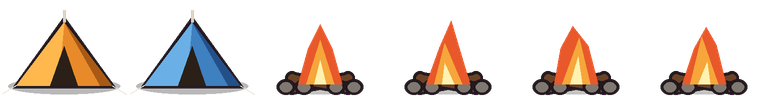
#> input picture godot/assets/world/hd/props.png, 768 x 96 px, found by its file name
$ python godot_barranco.py
#> lines starting #> are read from the running program, lines starting #| are printed output that depends on the picture; after the words box and inside, x2 and y2 are one past the last pixel; in counts of white or black regions, pixels touching at a corner belong together
### tools/art/pixel.py
"""
Shared helpers for the CLIMB UP art scripts: tileable noise, colour ramps,
ordered dithering, and a soft selective outline. Everything is seeded, so
the same script always writes the same pixels.
"""

from pathlib import Path

import numpy as np
from PIL import Image

ROOT = Path(__file__).resolve().parents[2]
OUT = ROOT / "assets" / "hd2d"

BAYER4 = np.array([[0, 8, 2, 10], [12, 4, 14, 6], [3, 11, 1, 9], [15, 7, 13, 5]], dtype=float) / 16.0 - 0.5


def hex_rgb(value: str) -> tuple:
    value = value.lstrip("#")
    return tuple(int(value[i : i + 2], 16) for i in (0, 2, 4))


def ramp(*colors: str) -> np.ndarray:
    return np.array([hex_rgb(c) for c in colors], dtype=np.uint8)


def value_noise(width: int, height: int, cells: int, rng: np.random.Generator, wrap: bool = True) -> np.ndarray:
    """Smooth value noise in 0..1. With wrap=True it tiles seamlessly."""
    cy = max(1, round(cells * height / width))
    grid = rng.random((cy + 1, cells + 1))
    if wrap:
        grid[-1, :] = grid[0, :]
        grid[:, -1] = grid[:, 0]
    ys = np.linspace(0, cy, height, endpoint=False)
    xs = np.linspace(0, cells, width, endpoint=False)
    y0 = np.floor(ys).astype(int)
    x0 = np.floor(xs).astype(int)
    fy = ys - y0
    fx = xs - x0
    fy = fy * fy * (3 - 2 * fy)
    fx = fx * fx * (3 - 2 * fx)
    a = grid[y0][:, x0]
    b = grid[y0][:, x0 + 1]
    c = grid[y0 + 1][:, x0]
    d = grid[y0 + 1][:, x0 + 1]
    top = a + (b - a) * fx[None, :]
    bottom = c + (d - c) * fx[None, :]
    return top + (bottom - top) * fy[:, None]


def fbm(width: int, height: int, base: int, octaves: int, rng: np.random.Generator, wrap: bool = True) -> np.ndarray:
    total = np.zeros((height, width))
    amp = 1.0
    norm = 0.0
    cells = base
    for _ in range(octaves):
        total += value_noise(width, height, cells, rng, wrap) * amp
        norm += amp
        amp *= 0.5
        cells *= 2
    return total / norm


def lit(height: np.ndarray, strength: float = 4.0) -> np.ndarray:
    """Directional light from the upper left on a height field (wrapping)."""
    shifted = np.roll(np.roll(height, 1, axis=0), 1, axis=1)
    return (height - shifted) * strength


def quantize(values: np.ndarray, palette: np.ndarray, dither: float = 1.0) -> np.ndarray:
    """Map 0..1 values onto a palette with 4x4 ordered dithering."""
    h, w = values.shape
    threshold = np.tile(BAYER4, (h // 4 + 1, w // 4 + 1))[:h, :w]
    steps = len(palette)
    index = np.clip(np.floor(values * steps + threshold * dither), 0, steps - 1).astype(int)
    return palette[index]


def rgba(rgb: np.ndarray, alpha: np.ndarray | None = None) -> Image.Image:
    h, w, _ = rgb.shape
    a = np.full((h, w), 255, dtype=np.uint8) if alpha is None else alpha.astype(np.uint8)
    return Image.fromarray(np.dstack([rgb.astype(np.uint8), a]), "RGBA")


def selective_outline(image: Image.Image, cell: tuple[int, int] | None = None, darken: float = 0.38) -> Image.Image:
    """
    Pixel-art "selout": every transparent pixel touching the sprite takes a
    darkened copy of its neighbour's colour instead of flat black. With
    `cell`, outlines never cross from one sheet frame into the next.
    """
    src = np.array(image.convert("RGBA"))
    out = src.copy()
    h, w, _ = src.shape
    opaque = src[:, :, 3] > 0
    for y in range(h):
        for x in range(w):
            if opaque[y, x]:
                continue
            for dx, dy in ((1, 0), (-1, 0), (0, 1), (0, -1)):
                nx, ny = x + dx, y + dy
                if not (0 <= nx < w and 0 <= ny < h) or not opaque[ny, nx]:
                    continue
                if cell and (nx // cell[0] != x // cell[0] or ny // cell[1] != y // cell[1]):
                    continue
                r, g, b, _ = src[ny, nx]
                out[y, x] = (int(r * darken), int(g * darken * 0.95), int(b * darken * 0.9), 255)
                break
    return Image.fromarray(out, "RGBA")

### tools/art/godot_barranco.py
"""
Terrain and props for the Godot Barranco Wall (godot/). 16 px tiles in one
atlas, 16 columns, read by godot/core/world/terrain_tiles.gd; keep the two
in step.

Atlas rows:
  0-1  basalt, autotiled: column = open-side mask (1 top, 2 right, 4 bottom,
       8 left), row = variant. Rounded corners, lit lip on top, shaded
       underside, darker sides.
  2    slope up-right (0-1), slope up-left (2-3), climbable face (4-7),
       loose scree face (8-11), scramble boulders (12-15)
  3    back wall, recessed rock behind ledges and faces (0-7);
       deep rock, the mountain's interior away from any edge (8-15)

Props are separate PNGs in godot/assets/terrain/props/.

    python3 tools/art/godot_barranco.py
"""

from pathlib import Path

import numpy as np
from PIL import Image, ImageDraw

from pixel import fbm, hex_rgb, lit, quantize, ramp, selective_outline
from pixel import rgba as _rgba


def rgba(rgb):
    return _rgba(rgb).copy()  # writable

T = 16
ROOT = Path(__file__).resolve().parents[2]
OUT = ROOT / "godot" / "assets" / "terrain"

ROCK = ramp("#1a1512", "#28211c", "#372e27", "#493e34", "#5d5043", "#746452", "#8f7c66")
BACK = ramp("#100d0c", "#17130f", "#1f1a16", "#28221d", "#322a24", "#3c332b")
FACE = ramp("#2a231d", "#3a3028", "#4d4136", "#625346", "#7a6857", "#94806b", "#ae9880")
LOOSE = ramp("#2c241d", "#3f342a", "#55473a", "#6d5c4a", "#87735d", "#a38d72", "#c0a888")
BOULDER = ramp("#2e2722", "#40362e", "#554839", "#6c5c4a", "#857260", "#9f8a74", "#b9a38a")
LIP = [hex_rgb("#cbb999"), hex_rgb("#a08e73"), hex_rgb("#716251")]
GRASS = [hex_rgb("#b0a45e"), hex_rgb("#8c8148"), hex_rgb("#6c6438")]
LICHEN = [hex_rgb("#6f6c3e"), hex_rgb("#837d48")]


def texture(ramp_, seed, base=0.5, strata=True):
    rng = np.random.default_rng(seed)
    h = fbm(T, T, 2, 3, rng)
    v = base + (h - 0.5) * 0.55 + lit(h, 2.6)
    if strata:  # lava-flow layering: faint horizontal bands
        band = fbm(T, T, 1, 2, rng)
        rows = np.arange(T)[:, None]
        v += 0.06 * np.sin((rows + band * 6) * 0.9)
    seams = fbm(T, T, 3, 2, rng)
    v[np.abs(seams - 0.5) < 0.03] -= 0.2
    return np.clip(v, 0, 0.999), rng


def rock(mask, variant):
    v, rng = texture(ROCK, 100 + variant * 17 + mask)
    top, right, bottom, left = mask & 1, mask & 2, mask & 4, mask & 8
    rows = np.arange(T)[:, None].repeat(T, 1).astype(float)
    cols = np.arange(T)[None, :].repeat(T, 0).astype(float)
    if bottom:  # underside in shadow
        v -= np.clip((rows - (T - 6)) / 6, 0, 1) * 0.35
    if left:
        v -= np.clip((2 - cols) / 2, 0, 1) * 0.12
    if right:
        v -= np.clip((cols - (T - 3)) / 3, 0, 1) * 0.22
    if top:
        v += np.clip((4 - rows) / 4, 0, 1) * 0.15
    rgb = quantize(np.clip(v, 0, 0.999), ROCK)
    img = rgba(rgb)
    px = img.load()
    lich = fbm(T, T, 2, 2, rng)
    for y, x in zip(*np.where((lich > 0.7) & (v > 0.55))):
        px[int(x), int(y)] = LICHEN[(x + y) % 2] + (255,)
    if top:
        for x in range(T):
            px[x, 0] = LIP[0] + (255,)
            px[x, 1] = LIP[1] + (255,)
            if rng.random() < 0.55:
                px[x, 2] = LIP[2] + (255,)
    # Round the corners where two open sides meet.
    corners = []
    if top and left:
        corners.append((0, 0, 1, 1))
    if top and right:
        corners.append((T - 1, 0, -1, 1))
    if bottom and left:
        corners.append((0, T - 1, 1, -1))
    if bottom and right:
        corners.append((T - 1, T - 1, -1, -1))
    for cx, cy, dx, dy in corners:
        for k, n in enumerate((3, 2, 1)):
            for i in range(n):
                px[cx + dx * i, cy + dy * k] = (0, 0, 0, 0)
        if top and cy == 0:
            px[cx + dx * 3, cy] = LIP[0] + (255,)
            px[cx + dx * 2, cy + 1] = LIP[1] + (255,)
            px[cx + dx * 1, cy + 2] = LIP[1] + (255,)
    return img


def slope(up_right, variant):
    v, rng = texture(ROCK, 300 + variant + (50 if up_right else 0))
    rgb = quantize(v, ROCK)
    img = rgba(rgb)
    px = img.load()
    for y in range(T):
        for x in range(T):
            surface = (T - 1 - x) if up_right else x  # floor height at column x
            if y < surface:
                px[x, y] = (0, 0, 0, 0)
            elif y == surface:
                px[x, y] = LIP[0] + (255,)
            elif y == surface + 1:
                px[x, y] = LIP[1] + (255,)
    return img


def face(ramp_, seed, holds=2, crack=True):
    v, rng = texture(ramp_, seed, base=0.42)
    if crack:
        x = int(rng.integers(4, 12))
        for y in range(T):
            v[y, x % T] -= 0.32
            if rng.random() < 0.3:
                x += int(rng.integers(-1, 2))
    img = rgba(quantize(np.clip(v, 0, 0.999), ramp_))
    d = ImageDraw.Draw(img)
    for _ in range(holds):
        hx, hy = int(rng.integers(2, 13)), int(rng.integers(2, 13))
        w = int(rng.integers(2, 4))
        d.line([(hx, hy), (hx + w, hy)], fill=tuple(ramp_[-1]) + (255,))
        d.line([(hx, hy + 1), (hx + w, hy + 1)], fill=tuple(ramp_[0]) + (255,))
    return img


def loose(seed):
    rng = np.random.default_rng(seed)
    h = fbm(T, T, 3, 2, rng)
    img = rgba(quantize(np.clip(0.28 + (h - 0.5) * 0.5, 0, 0.999), LOOSE))
    d = ImageDraw.Draw(img)
    for _ in range(8):
        cx, cy = int(rng.integers(0, T)), int(rng.integers(0, T))
        r = int(rng.integers(1, 3))
        tone = int(rng.integers(3, 6))
        d.ellipse([cx - r, cy - r + 1, cx + r, cy + r], fill=tuple(LOOSE[1]) + (255,))
        d.ellipse([cx - r, cy - r, cx + r, cy + r - 1], fill=tuple(LOOSE[tone]) + (255,))
        d.point((cx - r // 2, cy - r // 2), fill=tuple(LOOSE[6]) + (255,))
    return img


def boulders(seed):
    rng = np.random.default_rng(seed)
    img = rgba(quantize(np.full((T, T), 0.15), BOULDER))
    d = ImageDraw.Draw(img)
    for _ in range(4):
        cx, cy = int(rng.integers(2, 14)), int(rng.integers(2, 14))
        r = int(rng.integers(4, 7))
        d.ellipse([cx - r, cy - r, cx + r, cy + r], fill=tuple(BOULDER[2]) + (255,))
        d.ellipse([cx - r + 1, cy - r, cx + r - 2, cy + r - 3], fill=tuple(BOULDER[4]) + (255,))
        d.ellipse([cx - r + 2, cy - r + 1, cx - 1, cy - 1], fill=tuple(BOULDER[6]) + (255,))
    return img


def back(seed):
    rng = np.random.default_rng(seed)
    h = fbm(T, T, 1, 3, rng)
    rows = np.arange(T)[:, None]
    v = 0.45 + (h - 0.5) * 0.5 + 0.08 * np.sin(rows * 0.8 + h * 5)
    return rgba(quantize(np.clip(v, 0, 0.999), BACK))


def deep(seed):
    """Rock far from any edge: darker and quieter, so edges carry the detail."""
    v, _ = texture(ROCK, seed, base=0.27)
    return rgba(quantize(np.clip(v * 0.8, 0, 0.999), ROCK))


# ---------------------------------------------------------------------------
# Props.

def prop(w, h):
    return Image.new("RGBA", (w, h), (0, 0, 0, 0))


def c(hexstr, a=255):
    return hex_rgb(hexstr) + (a,)


def props(out):
    out.mkdir(parents=True, exist_ok=True)
    rng = np.random.default_rng(9)
    for i in range(4):  # dry tussock grass on ledge tops
        im = prop(16, 8)
        d = ImageDraw.Draw(im)
        for k in range(int(rng.integers(3, 6))):
            x = int(rng.integers(1, 15))
            hgt = int(rng.integers(3, 7))
            tone = GRASS[int(rng.integers(0, 3))]
            d.line([(x, 7), (x + int(rng.integers(-2, 3)), 7 - hgt)], fill=tone + (255,))
        im.save(out / f"grass_{i}.png")
    for i in range(3):  # pebbles
        im = prop(16, 6)
        d = ImageDraw.Draw(im)
        for k in range(int(rng.integers(2, 5))):
            x, r = int(rng.integers(2, 14)), int(rng.integers(1, 3))
            d.ellipse([x - r, 5 - r * 2, x + r, 5], fill=tuple(ROCK[3]) + (255,))
            d.point((x - r // 2, 5 - r * 2 + 1), fill=tuple(ROCK[6]) + (255,))
        im.save(out / f"pebbles_{i}.png")
    # Giant groundsel: a thick trunk of dead leaves under rosettes.
    im = prop(28, 48)
    d = ImageDraw.Draw(im)
    d.rectangle([12, 16, 15, 47], fill=c("#5a4a38"))
    d.line([(12, 16), (12, 47)], fill=c("#7a6a50"))
    for y in range(20, 46, 3):
        d.line([(10, y), (17, y + 1)], fill=c("#8a7a5a"))
    for cx, cy in ((7, 12), (20, 10), (14, 6)):
        d.ellipse([cx - 7, cy - 4, cx + 7, cy + 4], fill=c("#3e6a2a"))
        d.ellipse([cx - 4, cy - 4, cx + 3, cy + 1], fill=c("#6a9a40"))
        d.line([(cx, cy + 2), (cx, cy + 8)], fill=c("#5a4a38"))
    selective_outline(im, darken=0.35).save(out / "groundsel.png")
    # Lobelia spike.
    im = prop(10, 26)
    d = ImageDraw.Draw(im)
    d.ellipse([0, 3, 9, 25], fill=c("#4a6a3a"))
    for y in range(5, 24, 2):
        d.line([(1, y), (8, y)], fill=c("#6a8a52"))
    d.line([(3, 5), (3, 21)], fill=c("#8aa66a"))
    selective_outline(im, darken=0.35).save(out / "lobelia.png")
    # Cairn.
    im = prop(16, 20)
    d = ImageDraw.Draw(im)
    for y, r in ((17, 6), (12, 5), (8, 4), (5, 3), (2, 2)):
        d.ellipse([8 - r, y - 2, 8 + r, y + 2], fill=c("#7e746b"))
        d.line([(8 - r + 1, y - 2), (8, y - 2)], fill=c("#b8afa4"))
        d.line([(8 - r, y + 1), (8 + r, y + 1)], fill=c("#4e4740"))
    selective_outline(im, darken=0.35).save(out / "cairn.png")
    # Rest stone: a flat seat.
    im = prop(26, 12)
    d = ImageDraw.Draw(im)
    d.ellipse([0, 3, 25, 11], fill=c("#4e463e"))
    d.ellipse([1, 1, 24, 8], fill=c("#7a6e62"))
    d.line([(4, 2), (16, 2)], fill=c("#a89a8a"))
    selective_outline(im, darken=0.35).save(out / "rest_stone.png")
    # Trail sign.
    im = prop(18, 22)
    d = ImageDraw.Draw(im)
    d.rectangle([8, 8, 9, 21], fill=c("#5a3e26"))
    d.rectangle([1, 2, 16, 9], fill=c("#8a6440"))
    d.line([(1, 2), (16, 2)], fill=c("#b08a5e"))
    d.line([(3, 5), (13, 5)], fill=c("#3e2a18"))
    d.line([(3, 7), (10, 7)], fill=c("#3e2a18"))
    selective_outline(im, darken=0.35).save(out / "sign.png")
    # Exit post with a pennant.
    im = prop(14, 30)
    d = ImageDraw.Draw(im)
    d.rectangle([3, 2, 4, 29], fill=c("#6a4a2e"))
    d.polygon([(5, 3), (13, 6), (5, 9)], fill=c("#c8462e"))
    d.line([(5, 3), (13, 6)], fill=c("#e8664a"))
    selective_outline(im, darken=0.35).save(out / "exit_post.png")
    # Tents and the fire come from the world props strip.
    world = Image.open(ROOT / "assets" / "hd2d" / "world" / "props.png")
    world.crop((0, 0, 32, 24)).save(out / "tent_orange.png")
    world.crop((32, 0, 64, 24)).save(out / "tent_blue.png")
    world.crop((64, 0, 192, 24)).save(out / "fire.png")
    # Big foreground boulder silhouette and a background crag, for depth.
    im = prop(64, 40)
    d = ImageDraw.Draw(im)
    d.polygon([(0, 39), (6, 14), (20, 4), (38, 2), (54, 12), (63, 39)], fill=c("#1a1512"))
    d.line([(6, 14), (20, 4), (38, 2)], fill=c("#3a302a"))
    im.save(out / "fg_boulder.png")


def main():
    OUT.mkdir(parents=True, exist_ok=True)
    atlas = Image.new("RGBA", (16 * T, 4 * T), (0, 0, 0, 0))
#> atlas: PIL image 256x64 RGBA; every value is 0
    for variant in range(2):
        for mask in range(16):
            atlas.paste(rock(mask, variant), (mask * T, variant * T))
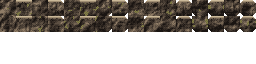
#> atlas: PIL image 256x64 RGBA; mean R, G, B, A 36.9, 31.8, 26.1, 124.5; transparent parts drawn white
    for v in range(2):
        atlas.paste(slope(True, v), (v * T, 2 * T))
        atlas.paste(slope(False, v), ((2 + v) * T, 2 * T))
#> this loop made 2 passes
#> pass 1, in slope (call 2), `img = rgba(rgb)`:
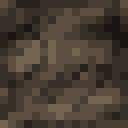
#> img: PIL image 16x16 RGBA (shown 8 times larger); mean R, G, B, A 72.1, 61.3, 51.4, 255
    for v in range(4):
        atlas.paste(face(FACE, 500 + v), ((4 + v) * T, 2 * T))
        atlas.paste(loose(600 + v), ((8 + v) * T, 2 * T))
        atlas.paste(boulders(700 + v), ((12 + v) * T, 2 * T))
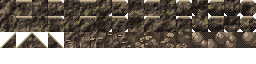
#> atlas: PIL image 256x64 RGBA; mean R, G, B, A 57, 48.9, 40.3, 180.8; transparent parts drawn white
    for v in range(8):
        atlas.paste(back(800 + v), (v * T, 3 * T))
        atlas.paste(deep(900 + v), ((8 + v) * T, 3 * T))
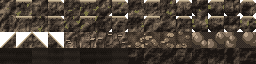
#> atlas: PIL image 256x64 RGBA; mean R, G, B, A 66.3, 56.6, 46.8, 244.5; transparent parts drawn white
    atlas.save(OUT / "barranco_tiles.png")
    props(OUT / "props")
#> in props, `im = prop(28, 48)`: im: PIL image 28x48 RGBA; every value is 0
#> in selective_outline, `opaque = src[:, :, 3] > 0`:
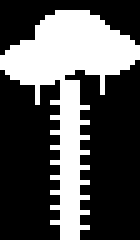
#> opaque: shape (48, 28) bool (shown 5 times larger); 33.5% white; 1 white region, box (x1, y1, x2, y2) and area: (0, 2, 28, 48) 450
#> after the loop in selective_outline, `for y in range(h):`:
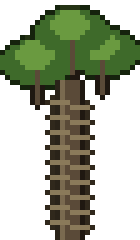
#> out: shape (48, 28, 4) (shown 5 times larger); mean R, G, B, A 35.1, 41.6, 22.2, 117.4; transparent parts drawn white
#> in props, `im = prop(16, 20)`: im: PIL image 16x20 RGBA; every value is 0
#> in props, `im = prop(18, 22)`: im: PIL image 18x22 RGBA; every value is 0
#> in props, world is the input picture: PIL image 768x96 RGBA; mean R, G, B, A 40.8, 27.8, 20.4, 65.6
#> in props, `im = prop(64, 40)`: im: PIL image 64x40 RGBA; every value is 0
#> in props, `im.save(out / "fg_boulder.png")`:
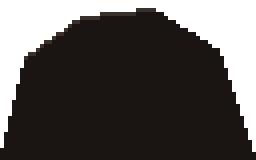
#> saved as fg_boulder.png: PIL image 64x40 RGBA (shown 4 times larger); mean R, G, B, A 19.3, 15.6, 13.4, 184.9; transparent parts drawn white
    print("wrote", OUT / "barranco_tiles.png", "and props")


if __name__ == "__main__":
    main()
